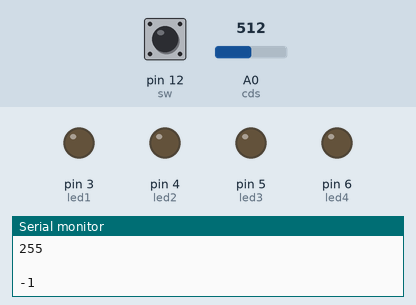
This sketch was run on a simulated Arduino Uno, built with avr-gcc and run on an emulated ATmega328P. On the bench: output pins drawn as LEDs (lit = HIGH), the last lines printed to the serial monitor. The inputs (shaded band) are chosen by the test bench; at power-on: pin 12 (sw) HIGH, A0 (cds) = 512. EEPROM starts erased.

Above: at 1.2 s.
1.3 s: pin 12 (sw) pulsed LOW 5 times (0.12 s each, 0.3 s apart)
At 1.74 s:
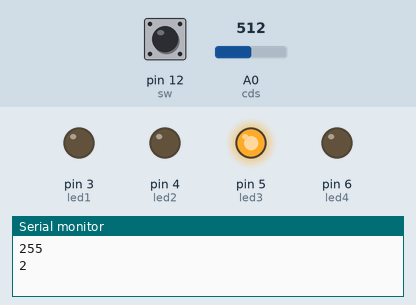
4.3 s: pin 12 (sw) pulled LOW for 3.2 s
At 5.4 s:
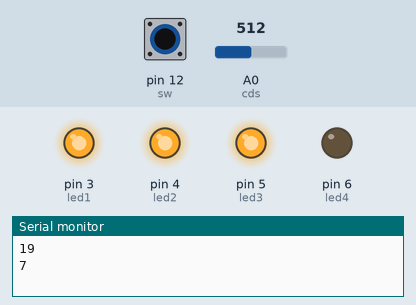
9.0 s: pin 12 (sw) pulled LOW for 0.15 s
At 9.15 s:
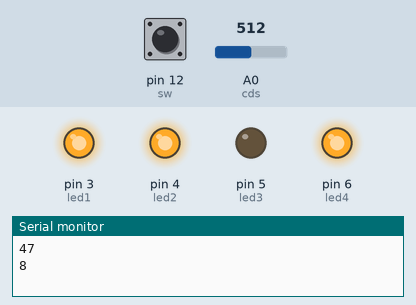
10.7 s: pin 12 (sw) pulsed LOW 2 times (0.12 s each, 0.3 s apart)
At 11.11 s:
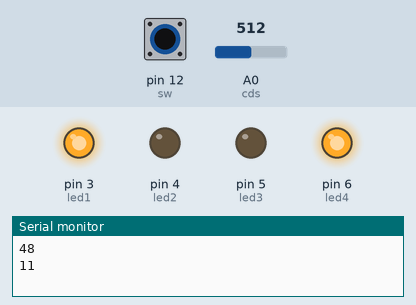
12.8 s: pin 12 (sw) pulled LOW for 1 s
At 13.1 s:
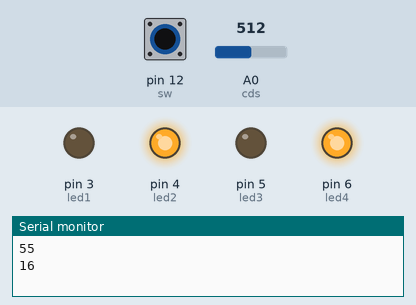
15.3 s: pin 12 (sw) pulled LOW for 0.15 s
At 16.0 s:
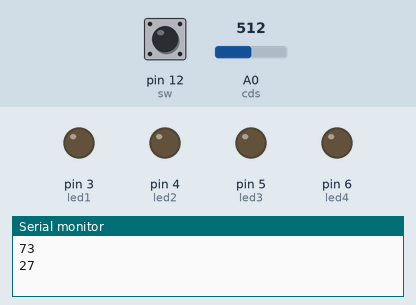
Timing chart, 0 to 17.9 s (numbered marks = the images above; inputs shaded):
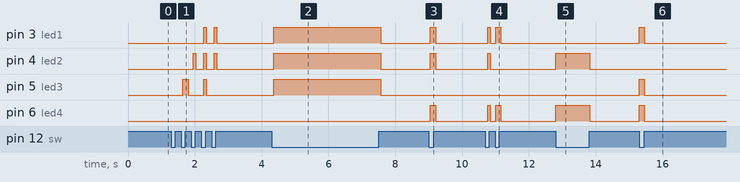

Measured:
- after the input at 1.3 s, pin 3 (led1): alternates HIGH for 0.08 s and LOW for 0.23 s, 4 changes in all, then stays LOW, starting after 0.96 s; pin 4 (led2): alternates HIGH for 0.08 s and LOW for 0.23 s, 6 changes in all, then stays LOW, starting after 0.65 s
- after the input at 4.3 s, pin 3 (led1), pin 4 (led2), pin 5 (led3): LOW → HIGH after 0.07 s, → LOW 3.2 s later
- after the input at 9.0 s, pin 3 (led1), pin 4 (led2), pin 6 (led4): LOW → HIGH after 0.05 s, → LOW 0.16 s later
- after the input at 10.7 s, pin 3 (led1), pin 6 (led4): LOW → HIGH after 0.07 s, → LOW 0.08 s later, → HIGH 0.16 s later, → LOW 0.16 s later; pin 4 (led2): LOW → HIGH after 0.07 s, → LOW 0.08 s later
- after the input at 12.8 s, pin 4 (led2), pin 6 (led4): LOW → HIGH at once, → LOW 1.0 s later
- after the input at 15.3 s, pin 3 (led1), pin 5 (led3), pin 6 (led4): LOW → HIGH at once, → LOW 0.16 s later

The sketch:

09_with_cds_use_rom.ino
```cpp
#include <EEPROM.h>

//전역변수 (핀번호)
int led1 = 3;
int led2 = 4;
int led3 = 5;
int led4 = 6;
int sw = 12;
int cds = A0;

//데이터 공간


int time[4] = {0, 1, 2, 3};
int temp[4];

//LED 지정
int index[4] = {0, 0, 0, 0};


//EEPROM에서 시간데이터 로드
void load(void)
{
  for (int i = 0; i < 4; i++)
  {
    time[i] = EEPROM.read(i * 2) + (EEPROM.read((i * 2) + 1) * 256);
  }
}

//EEPROM에 저장
void store(void)
{
  for (int i = 0; i < 8; i += 2)
  {
    EEPROM.write(i, time[i / 2] % 256);
  }
  for (int i = 1; i < 8; i += 2)
  {
    EEPROM.write(i, time[i / 2] / 256);
  }
}

//LED 출력
void output_LED(int step)
{
  for (int i = 0; i < step; i++)
  {
    digitalWrite(index[i] + 3, HIGH);
    time[index[i]] += 1;
  }

  for (int i = step; i < 4; i++)
  {
    digitalWrite(index[i] + 3, LOW);
  }
}

//인덱스 초기화
void select_LED(void)
{
  //배열 복사
  for (int i = 0; i < 4; i++)
  {
    temp[i] = time[i];
  }

  //오름차순 정렬
  for (int i = 0; i < 4; i++)
  {
    for (int j = 0; j < 3; j++ )
      if (temp[j] >= temp[j + 1])
      {
        int m = temp[j + 1];
        temp[j + 1] = temp[j];
        temp[j] = m;
      }
  }
  //index 초기화
  for (int i = 0; i < 4; i++)
  {
    for (int j = 0; j < 4; j++)
    {
      if (time[i] == temp[j]) index[j] = i;
    }
  }
}

//EEPROM 초기화
void EEP_reset(void)
{
  for (int i = 0 ; i < 4 ; i++) {
    EEPROM.write(i * 2, i);
  }
  for (int i = 1; i < 8; i += 2)
  {
    EEPROM.write(i, 0);
  }
}


void setup() {
  pinMode(led1, OUTPUT);
  pinMode(led2, OUTPUT);
  pinMode(led3, OUTPUT);
  pinMode(led4, OUTPUT);
  pinMode(sw, INPUT_PULLUP);

  //  for (int i = 0; i < 8; i++)   //시작시 EEPROM 초기화
  //  {
  //    EEPROM.write(i, 0);
  //  }

  if (EEPROM.read(0))
  {
    load();
  }
  Serial.begin(9600);
}

void loop() {

  int cdsValue;
  int min, max;

  if (digitalRead(sw) == LOW)   //스위치 on
  {
    cdsValue = analogRead(cds);

    //cds 값에 따른 LED 개수 설정
    if (cdsValue > 200 && cdsValue < 400)         output_LED(4);
    else if (cdsValue > 401 && cdsValue < 600)    output_LED(3);
    else if (cdsValue > 601 && cdsValue < 800)    output_LED(2);
    else if (cdsValue > 801 && cdsValue < 1500)   output_LED(1);
  }
  else                        //스위치 off
  {
    digitalWrite (led1, LOW);
    digitalWrite (led2, LOW);
    digitalWrite (led3, LOW);
    digitalWrite (led4, LOW);

    //LED 선택
    select_LED();
  }

  store();

  //EEPROM 초기화
  max = EEPROM.read(0) + (EEPROM.read(1) * 256);
  min = EEPROM.read(0) + (EEPROM.read(1) * 256);

  for (int i = 0; i < 4; i ++)
  {
    if ((EEPROM.read(i * 2) + (EEPROM.read((i * 2) + 1) * 256)) > max)
      max = EEPROM.read(i * 2) + (EEPROM.read((i * 2) + 1) * 256);
    if ((EEPROM.read(i * 2) + (EEPROM.read((i * 2) + 1) * 256)) < min)
      min =  EEPROM.read(i * 2) + (EEPROM.read((i * 2) + 1) * 256);
  }

  if (max > 300 && (max - min) < (max / 5) )
  {
    EEP_reset();
    load();
  }
  else if (max == 60000)
  {
    EEP_reset();
    load();
  }


  //시리얼 통신을 이용하여 변수 체크
  //  Serial.println(cdsValue);

  Serial.println(time[0]);
  Serial.println(time[1]);
  Serial.println(time[2]);
  Serial.println(time[3]);


  Serial.println(" ");
  Serial.println(max);
  Serial.println(min);
  Serial.println(" ");

  delay(50);  //Lamp 동작 주기 설정
}
```
